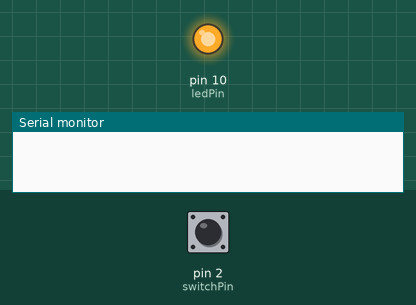
Simulated run of this sketch. Board: Arduino Uno, built with avr-gcc and run on an emulated ATmega328P. Shown: output pins drawn as LEDs (lit = HIGH), the last lines printed to the serial monitor. The inputs (shaded band) are chosen by the test bench; at power-on: pin 2 (switchPin) HIGH. Random numbers use the default seed unless the sketch sets one.

Above: at 5.9 s.
6.0 s: pin 2 (switchPin) pulled LOW for 0.2 s
At 7.2 s:
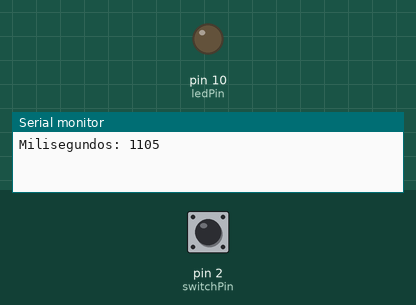
7.7 s: pin 2 (switchPin) pulled LOW for 1 s
At 14.2 s:
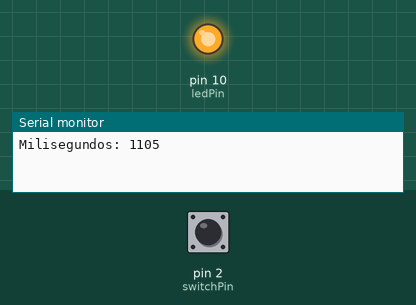
Timing chart, 0 to 15.7 s (numbered marks = the images above; inputs shaded):
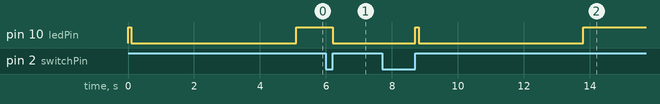

The sketch:

reactiontimeRA.ino
```cpp
int switchPin = 2;
int ledPin = 10 ;
boolean lastButton = LOW;
boolean currentButton = LOW;
boolean Started = false;
boolean timer = false;
long startTime;
long endTime;
long randomTime;
float elapsedTime;

void setup()
{
  pinMode(switchPin, INPUT);
  pinMode(ledPin, OUTPUT);
  Serial.begin(9600);
}
boolean debounce(boolean last)
{
  boolean current = digitalRead(switchPin);
  if(last != current)
  {
    delay(5);
    current = digitalRead(switchPin);
  }
  return current;
}

void loop()
{
  currentButton = debounce(lastButton);
  if(lastButton == LOW && currentButton == HIGH)
  {
    Started = !Started;
    lastButton = HIGH;
  }
  lastButton = currentButton;
  if(Started == true && timer == false)
  {
    Random();
    timer = true;
  }
  if(Started == false && timer == true)
  {
    Stop();
    timer = false;
  }
}
void Random()
{
  randomTime = random(4,10);
  randomTime = randomTime*1000;

  digitalWrite(ledPin, HIGH);
  delay(100);
  digitalWrite(ledPin, LOW);
  delay(randomTime);
  Start();
}

void Start(){
  startTime = millis();
  digitalWrite(ledPin, HIGH);
}

void Stop(){
  endTime = millis();
  elapsedTime = (endTime - startTime)+5;
  elapsedTime = elapsedTime;
  Serial.print("Milisegundos: ");
  Serial.println(int(elapsedTime));
  digitalWrite(ledPin, LOW);
}
```

Measured:
- after the input at 6.0 s, pin 10 (ledPin): HIGH → LOW after 0.21 s
- after the input at 7.7 s, pin 10 (ledPin): LOW → HIGH after 1.0 s, → LOW 0.10 s later, → HIGH 5.0 s later
